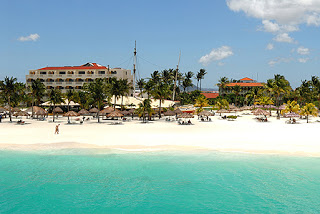
#> input picture HW1_submission/beach.bmp, 320 x 214 px
$ python homework1.py beach.bmp 5
#> lines starting #> are read from the running program, lines starting #| are printed output that depends on the picture
#> in main, im is the input picture: shape (214, 320, 3); mean R, G, B 136.9, 173.1, 170.4
from array import array
import numpy as np
import imageio
from matplotlib import pyplot as plt
import sys
import os
import time

def mykmeans(pixels, K):
	pixels = pixels.reshape(pixels.shape[0] * pixels.shape[1], pixels.shape[2])
	N = pixels.shape[0]
	classes = np.zeros((N,1))
	centers = 255 * np.random.rand(K,3) # random initialization
	centers_new = np.zeros((K,3))
	distance = np.zeros((K,1))
	diff = 1
	while(diff != 0):
		# assignment
		for i in range(N):
			for j in range(K):
				distance[j] = np.linalg.norm(pixels[i] - centers[j])
			classes[i] = np.argmin(distance)
		# adjustment
		for i in range(K):
			tmp = np.zeros(3,)
			size_cluster = 0
			for j in range(N):
				if classes[j] == i:
					tmp += pixels[j]
					size_cluster += 1
			if size_cluster > 0:
				tmp /= size_cluster
			centers_new[i] = tmp
		diff = np.linalg.norm(centers - centers_new)
		centers = centers_new

	centers = np.around(centers)

	return classes, centers


def mykmedoids(pixels, K):

#> called with K = 5
	pixels = pixels.reshape(pixels.shape[0] * pixels.shape[1], pixels.shape[2])
	N = pixels.shape[0]
#> N = 68480
	classes = np.zeros((N,1))

	from numpy.random import default_rng
	rng = default_rng()
	numbers = rng.choice(N, size=K, replace=False)
#> numbers = [44441, 25144, 5191, 29059, 8631]

	centers = np.zeros((K,3))
	for i in range(K):
		centers[i] = pixels[int(numbers[i])]
#> after the loop, centers = [[255, 255, 255], [131, 148, 114], [116, 160, 205], [118, 93, 29], [135, 171, 207]]

	centers_new = np.zeros((K,3))
	distance = np.zeros((K,1))
	diff = 1
	while(diff != 0):
		# assignment
		for i in range(N):
			for j in range(K):
				distance[j] = np.linalg.norm(pixels[i] - centers[j], np.inf)
			classes[i] = np.argmin(distance)
		# adjustment
		for i in range(K):
			tmp = []
			for j in range(N):
				if classes[j] == i:
					tmp.append(j)
			if len(tmp) == 0:
				print("Warning")

			tmp_rep = np.zeros((1,3))
			for j in range(len(tmp)):
				tmp_rep += pixels[tmp[j]]
			tmp_rep /= len(tmp)

			distance_inside = np.zeros(len(tmp))
			for j in range(len(tmp)):
				distance_inside[j] = np.linalg.norm(pixels[tmp[j]] - tmp_rep, np.inf)

			centers_new[i] = pixels[tmp[np.argmin(distance_inside)]]

		diff = np.linalg.norm(centers - centers_new)
		centers = centers_new
#> this loop made 2 passes
#> diff on pass 1: 81.33
#> after the loop, centers_new = [[241, 242, 228], [152, 131, 102], [80, 176, 172], [65, 58, 29], [139, 180, 200]]; distance = [148, 49, 12, 134, 48]

	return classes, centers


def main():
	if(len(sys.argv) < 2):
		print("Please supply an image file")
		return

	image_file_name = sys.argv[1]
	K = 5 if len(sys.argv) == 2 else int(sys.argv[2])
	print(image_file_name, K)
	im = np.asarray(imageio.imread(image_file_name))

	fig, axs = plt.subplots(1, 2)

	# start_time = time.time()

	classes, centers = mykmedoids(im, K)
#> centers has the same summary as centers_new in mykmedoids
	# print(classes, centers)

	# I created new_array because centers[classes] causes error
	new_array = np.zeros((classes.shape[0], 3))
	for i in range(len(new_array)):
		new_array[i] = centers[int(classes[i])]

	new_im = np.asarray(new_array.reshape(im.shape), im.dtype)
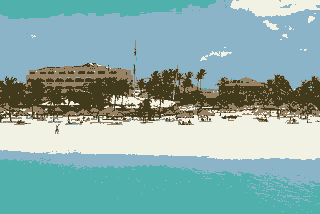
#> new_im: shape (214, 320, 3); mean R, G, B 136.8, 173, 170.8
	# new_im = np.asarray(centers[classes].reshape(im.shape), im.dtype)
	imageio.imwrite(os.path.basename(os.path.splitext(image_file_name)[0]) + '_converted_mykmedoids_' + str(K) + os.path.splitext(image_file_name)[1], new_im)
	axs[0].imshow(new_im)
	axs[0].set_title('K-medoids')


	classes, centers = mykmeans(im, K)
#> after the loop in mykmeans, `while(diff != 0):`: centers_new = [[139.6, 177.9, 195.8], [61.87, 57.41, 33.36], [246.3, 245, 230.1], [72.91, 178.3, 162.1], [147.6, 115.8, 63.68]]; distance = [62.25, 159.8, 185.4, 25.58, 161.4]
#> centers = [[140, 178, 196], [62, 57, 33], [246, 245, 230], [73, 178, 162], [148, 116, 64]]
	# print(classes, centers)

	# I created new_array because centers[classes] causes error
	new_array = np.zeros((classes.shape[0], 3))
	for i in range(len(new_array)):
		new_array[i] = centers[int(classes[i])]

	new_im = np.asarray(new_array.reshape(im.shape), im.dtype)
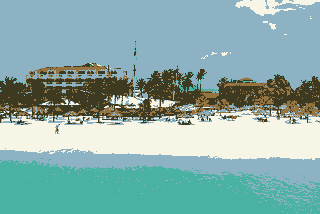
#> new_im: shape (214, 320, 3); mean R, G, B 137.1, 173.1, 170.4
	# new_im = np.asarray(centers[classes].reshape(im.shape), im.dtype)
	imageio.imwrite(os.path.basename(os.path.splitext(image_file_name)[0]) + '_converted_mykmeans_' + str(K) + os.path.splitext(image_file_name)[1], new_im)
	axs[1].imshow(new_im)
	axs[1].set_title('K-means')

	# print("--- %s seconds ---" % (time.time() - start_time))

	plt.show()
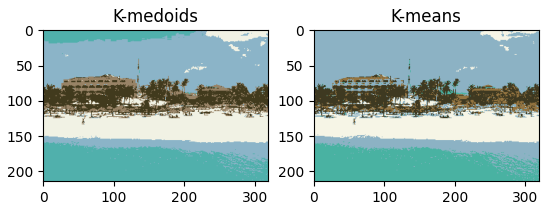
#> figure drawn by matplotlib, 2 panels

if __name__ == '__main__':
	main()

$ run again, on HW1_submission/wallpaper.jpg
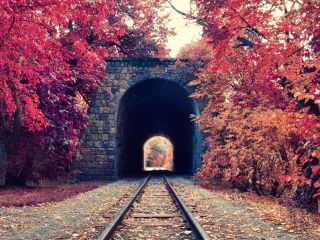
#> input picture HW1_submission/wallpaper.jpg, 320 x 240 px
#> in main, im is the input picture: shape (240, 320, 3); mean R, G, B 128.2, 81.6, 93.5
#> after the loop in mykmedoids, `for i in range(K):`: centers = [[163, 87, 87], [146, 95, 92], [136, 121, 114], [197, 103, 93], [225, 181, 152]]
#> the loop in mykmedoids, `while(diff != 0):` made 2 passes
#> diff on pass 1: 118.7
#> after the loop in mykmedoids, `while(diff != 0):`: centers_new = [[154, 62, 85], [97, 42, 65], [45, 39, 65], [180, 116, 114], [215, 186, 168]]; distance = [38, 38, 56, 69, 93]
#> in main, `classes, centers = mykmedoids(im, K)`: centers has the same summary as centers_new in mykmedoids
#> in main, `imageio.imwrite(os.path.basename(os.path.splitext(image_file_name)[0])..`:
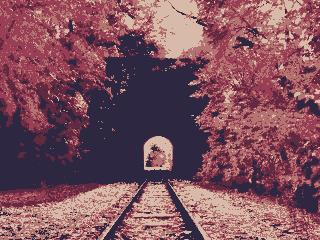
#> saved as wallpaper_converted_mykmedoids_5.jpg: shape (240, 320, 3); mean R, G, B 127.9, 81.3, 93.9
#> after the loop in mykmeans, `while(diff != 0):`: centers_new = [[192.7, 144.3, 134.2], [122.8, 63.41, 82.64], [249.8, 236.9, 214.3], [22.68, 15.78, 44], [0, 0, 0]]; distance = [127.4, 34.79, 246, 179.3, 179.3]
#> in main, `classes, centers = mykmeans(im, K)`: centers = [[193, 144, 134], [123, 63, 83], [250, 237, 214], [23, 16, 44], [0, 0, 0]]
#> in main, `imageio.imwrite(os.path.basename(os.path.splitext(image_file_name)[0])..`:
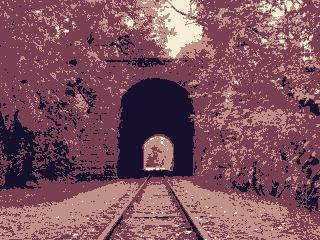
#> saved as wallpaper_converted_mykmeans_5.jpg: shape (240, 320, 3); mean R, G, B 127.6, 81.4, 94
